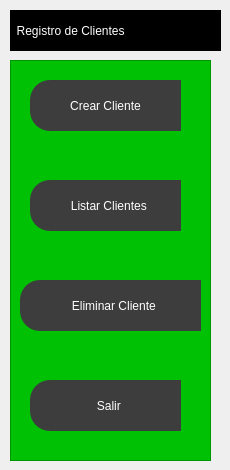
               <widget class="QWidget" name="hoja1">
                <widget class="QFrame" name="frame_2">
                 <property name="geometry">
                  <rect>
                   <x>10</x>
                   <y>60</y>
                   <width>201</width>
                   <height>401</height>
                  </rect>
                 </property>
                 <property name="styleSheet">
                  <string notr="true">QFrame{
	background-color: rgb(85, 0, 0);
	color: rgb(85, 0, 0);
background-color: rgb(0, 193, 3);
}

QPushButton{
background-color:rgb(61,61,61);
border-top-left-radius:20px;
border-bottom-left-radius:20px;
color: rgb(255,255,255);
font: 77 10pt &quot;Arial Black&quot;;
}
QPushButton:hover{
background-color:white;
border-top-left-radius:20px;
border-bottom-left-radius:20px;
color:rgb(0,0,0);
font:77 10pt &quot;Arial Black&quot;;
}</string>
                 </property>
                 <property name="frameShape">
                  <enum>QFrame::StyledPanel</enum>
                 </property>
                 <property name="frameShadow">
                  <enum>QFrame::Raised</enum>
                 </property>
                 <widget class="QPushButton" name="pushButton">
                  <property name="geometry">
                   <rect>
                    <x>20</x>
                    <y>20</y>
                    <width>151</width>
                    <height>51</height>
                   </rect>
                  </property>
                  <property name="text">
                   <string>Crear Cliente</string>
                  </property>
                  <property name="icon">
                   <iconset>
                    <normaloff>Imagenes/Crear.svg</normaloff>Imagenes/Crear.svg</iconset>
                  </property>
                  <property name="iconSize">
                   <size>
                    <width>25</width>
                    <height>25</height>
                   </size>
                  </property>
                 </widget>
                 <widget class="QPushButton" name="pushButton_2">
                  <property name="geometry">
                   <rect>
                    <x>20</x>
                    <y>120</y>
                    <width>151</width>
                    <height>51</height>
                   </rect>
                  </property>
                  <property name="text">
                   <string>  Listar Clientes</string>
                  </property>
                  <property name="icon">
                   <iconset>
                    <normaloff>Imagenes/Listar.svg</normaloff>Imagenes/Listar.svg</iconset>
                  </property>
                  <property name="iconSize">
                   <size>
                    <width>20</width>
                    <height>20</height>
                   </size>
                  </property>
                 </widget>
                 <widget class="QPushButton" name="pushButton_3">
                  <property name="geometry">
                   <rect>
                    <x>10</x>
                    <y>220</y>
                    <width>181</width>
                    <height>51</height>
                   </rect>
                  </property>
                  <property name="text">
                   <string>  Eliminar Cliente</string>
                  </property>
                  <property name="icon">
                   <iconset>
                    <normaloff>Imagenes/Eliminar.svg</normaloff>Imagenes/Eliminar.svg</iconset>
                  </property>
                  <property name="iconSize">
                   <size>
                    <width>20</width>
                    <height>20</height>
                   </size>
                  </property>
                 </widget>
                 <widget class="QPushButton" name="pushButton_4">
                  <property name="geometry">
                   <rect>
                    <x>20</x>
                    <y>320</y>
                    <width>151</width>
                    <height>51</height>
                   </rect>
                  </property>
                  <property name="text">
                   <string>  Salir</string>
                  </property>
                  <property name="icon">
                   <iconset>
                    <normaloff>Imagenes/Salir.svg</normaloff>Imagenes/Salir.svg</iconset>
                  </property>
                  <property name="iconSize">
                   <size>
                    <width>20</width>
                    <height>20</height>
                   </size>
                  </property>
                 </widget>
                </widget>
                <widget class="QLabel" name="label">
                 <property name="geometry">
                  <rect>
                   <x>10</x>
                   <y>10</y>
                   <width>211</width>
                   <height>41</height>
                  </rect>
                 </property>
                 <property name="styleSheet">
                  <string notr="true">color: rgb(255, 255, 255);
background-color: rgb(0, 0, 0);
font: 900 12pt &quot;Arial Black&quot;;</string>
                 </property>
                 <property name="text">
                  <string>  Registro de Clientes</string>
                 </property>
                </widget>
               </widget>
